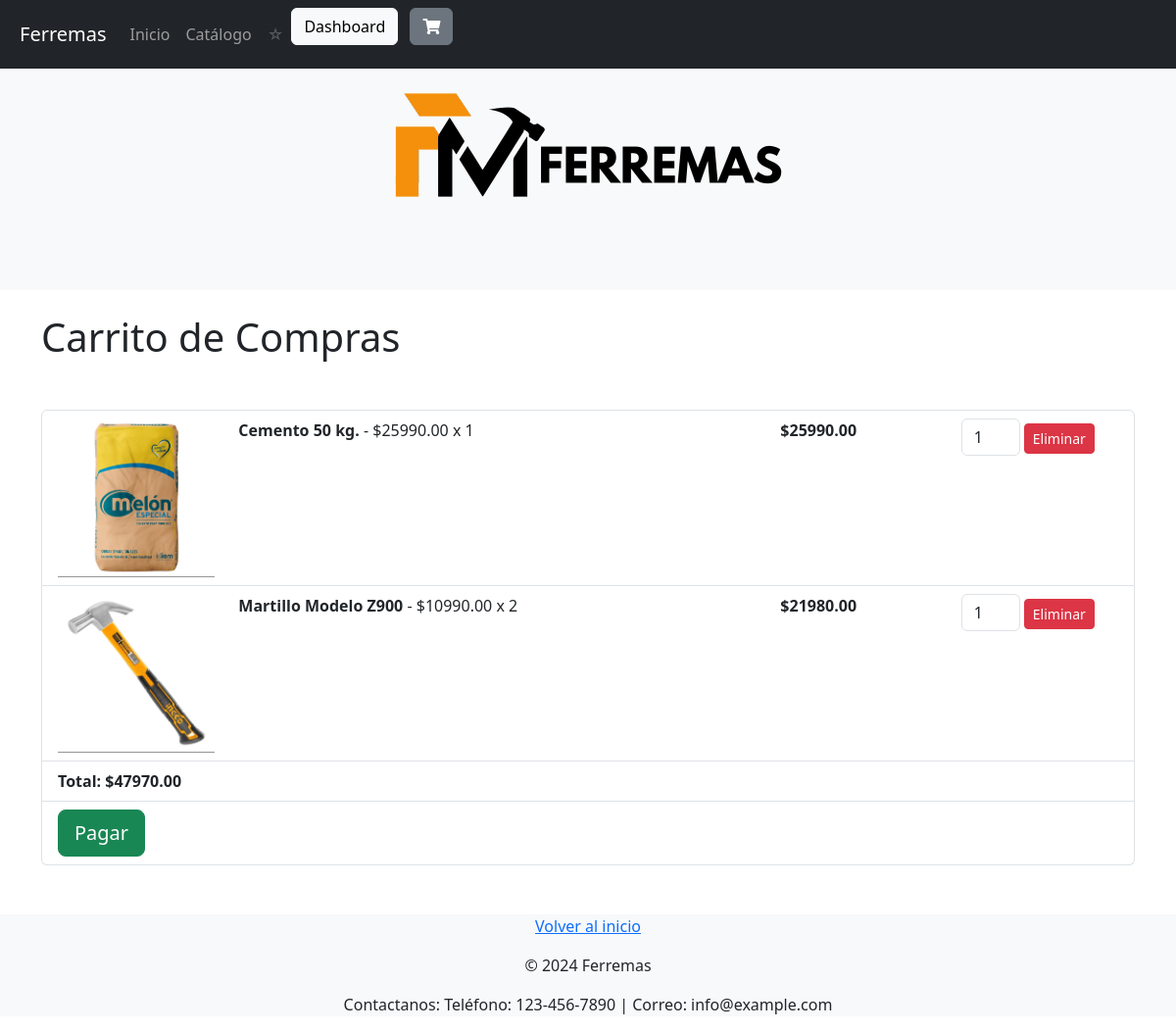
/carrito/ (signed in), run on an earlier commit of the app's database.
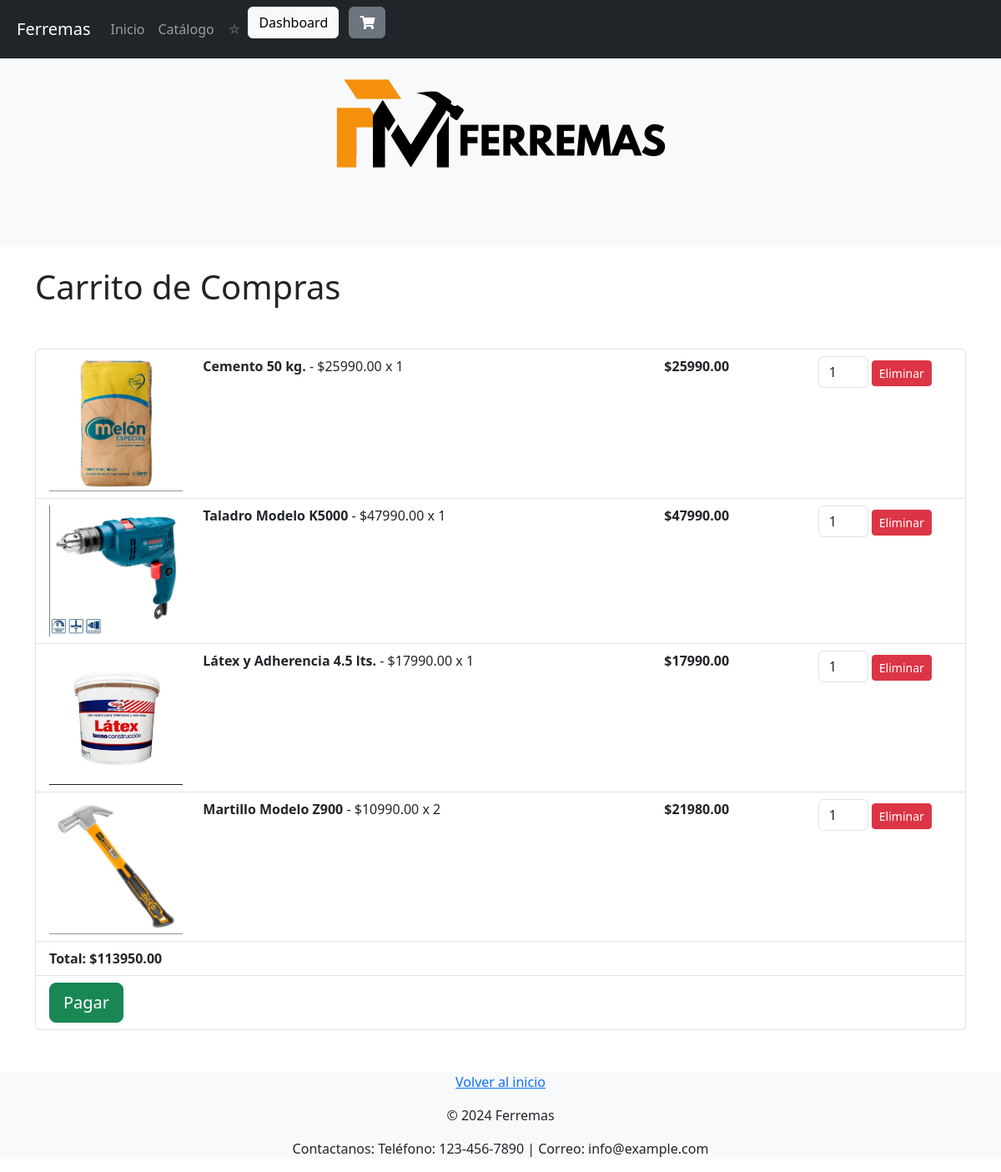
And on a later commit of the database.
### myapp/models.py (models this page shows, shortened)
class CarritoProducto(models.Model):
    carrito = models.ForeignKey(Carrito, related_name='carritoproducto_set', on_delete=models.CASCADE)
    producto = models.ForeignKey(Producto, on_delete=models.CASCADE)
    cantidad = models.PositiveIntegerField(default=1)

class Producto(models.Model):
    sku = models.CharField(max_length=50, primary_key=True)  # SKU como clave primaria
    nombre = models.CharField(max_length=255)  # Nombre del producto
    cantidad = models.IntegerField(null=True, blank=True)  # Cantidad, permite NULL
    stock = models.PositiveIntegerField()  # Stock disponible (número positivo)
    precio = models.DecimalField(max_digits=10, decimal_places=2)  # Precio del producto
    descripcion = models.TextField(blank=True, null=True)  # Descripción, permite NULL y vacío
    categoria = models.ForeignKey(
        Categoria,
        on_delete=models.CASCADE,
        related_name='productos'
    )  # Relación con Categoria
    marca = models.CharField(max_length=255)  # Marca del producto
    imagen = models.ImageField(upload_to='productos/', null=True, blank=True)  # Campo de imagen

### myapp/views.py (the view)
# urls.py: path("carrito/", views.carrito, name="carrito"),
@login_required
def carrito(request):
    carrito = Carrito.objects.filter(usuario=request.user).first()
    if carrito:
        productos = carrito.carritoproducto_set.all()
        total = sum(item.producto.precio * item.cantidad for item in productos)
    else:
        productos = []
        total = 0
    return render(request, "carrito.html", {"carrito": carrito, "productos": productos, "total": total})

### myapp/templatetags/mis_filtros.py (called while the page is built)
@register.filter
def mul(value, arg):
    try:
        return value * arg
    except (TypeError, ValueError):
        return 0

### myapp/templates/carrito.html (shortened to what this page needs)
<!DOCTYPE html>
<html lang="es">
<head>
    {% load static %}
    <link rel="stylesheet" href="https://cdnjs.cloudflare.com/ajax/libs/font-awesome/5.15.3/css/all.min.css">
    <link href="https://cdn.jsdelivr.net/npm/bootstrap@5.3.3/dist/css/bootstrap.min.css" rel="stylesheet">
</head>
<body>
  {% load mis_filtros %}
    <header>
      <nav class="navbar navbar-expand-md navbar-dark fixed-top bg-dark">
        <a class="navbar-brand" href="#" style="margin-left: 20px;">Ferremas</a>
        <div class="collapse navbar-collapse" id="navbarCollapse">
          <ul class="navbar-nav mr-auto">
            <li class="nav-item active">
              <a class="nav-link" href="{% url 'inicio' %}">Inicio <span class="sr-only">(current)</span></a>
            </li>
            <li class="nav-item">
              <a class="nav-link" href="{% url 'catalogo' %}">Catálogo</a>
            </li>
            <li class="nav-item">
              <a class="nav-link disabled" href="#">☆</a>
            </li>
          </ul>
          <div class="btn-group ml-2 mr-2" role="group" aria-label="Button group">
            <ul class="list-inline">
              {% if user.is_authenticated %}
                <li class="list-inline-item"><a href="{% url 'dashboard_cliente' %}" class="btn btn-light">Dashboard</a></li>
                <li class="list-inline-item"><a href="{% url 'carrito' %}" class="btn btn-secondary"><i class="fa fa-shopping-cart" aria-hidden="true"></i></a></li>
              {% endif %}
            </ul>
          </div>
      </nav>
  </header>
  <div class="jumbotron p-3 p-md-5 text-black bg-light">
      <div class="row justify-content-center">
          <div class="col-md-6 d-flex justify-content-center align-items-center">
              <img class="rounded img-fluid" src="{% static 'ferremas-logo-nom.png' %}" style="width: 400px; height: 200px;">
          </div>
      </div>
  </div>
    <div class="container mt-4">
        <h1 style="margin-bottom: 50px;">Carrito de Compras</h1>
        {% if productos %}
            <ul class="list-group">
                {% for item in productos %}
                    <li class="list-group-item">
                        <div class="row">
                            <div class="col-md-2">
                                <img src="{{ item.producto.imagen.url }}" alt="{{ item.producto.nombre }}" class="img-fluid">
                            </div>
                            <div class="col-md-6">
                                <strong>{{ item.producto.nombre }}</strong> - ${{ item.producto.precio|floatformat:2 }} x {{ item.cantidad }}
                            </div>
                            <div class="col-md-2">
                                <strong>${{ item.producto.precio|mul:item.cantidad|floatformat:2 }}</strong>
                            </div>
                            <div class="col-md-2">
                                <form action="{% url 'eliminar_del_carrito' item.producto.sku %}" method="post">
                                  <input type="number" name="cantidad" min="1" max="{{ item.cantidad }}" value="1" class="form-control" style="width: 60px; display: inline-block;">
                                  <button type="submit" class="btn btn-danger btn-sm">Eliminar</button>
                              </form>
                            </div>
                        </div>
                    </li>
                {% endfor %}
                <li class="list-group-item"><strong>Total: ${{ total|floatformat:2 }}</strong></li>
                <li class="list-group-item"><button type="button" class="btn btn-success btn-lg">Pagar</button></li>
            </ul>
        {% else %}
            <p>Tu carrito está vacío.</p>
        {% endif %}
    </div>
        <footer class="bg-body-tertiary text-center text-lg-start" style="margin-top: 50px;">
          <p style="text-align: center;"><a href="#">Volver al inicio</a></p>
          <p style="text-align: center;">&copy; 2024 Ferremas</p>
          <p style="text-align: center;">Contactanos: Teléfono: 123-456-7890 | Correo: info@example.com</p>
      </footer>
</body>
</html>

What changed in the data, as far as the page shows it:
added CarritoProducto: producto.imagen (picture), producto.nombre "Taladro Modelo K5000", producto.precio "47990.00", cantidad "1", producto.precio|mul "47990.00"
added CarritoProducto: producto.imagen (picture), producto.nombre "Látex y Adherencia 4.5 lts.", producto.precio "17990.00", cantidad "1", producto.precio|mul "17990.00"
Also different on the page:
{{ total|floatformat:2 }}: "47970.00" → "113950.00"
